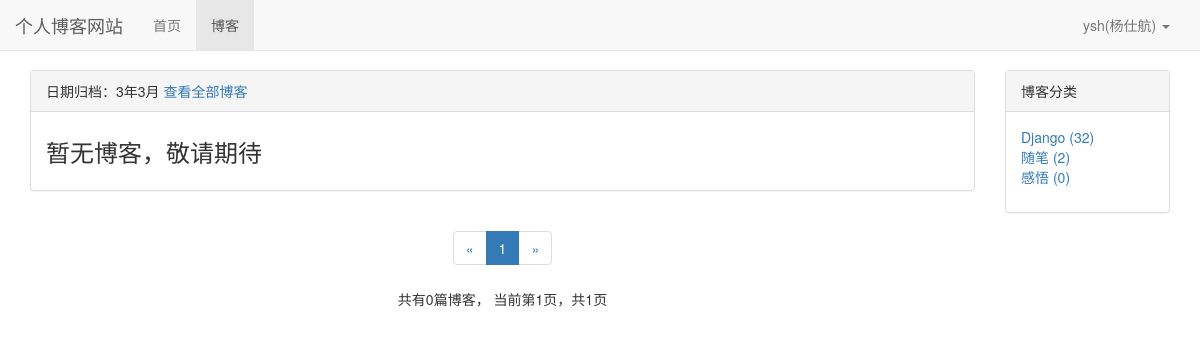
The page /blog/date/3/3 (signed in) on the database its author committed.
### user/models.py (models this page shows, shortened)
class Profile(models.Model):
    user = models.OneToOneField(User, on_delete=models.CASCADE, verbose_name='昵称')
    nickname = models.CharField(max_length=20)

### blog/models.py (models this page shows, shortened)
class BlogType(models.Model):
    type_name = models.CharField(max_length=15)

### blog/views.py (the view)
# urls.py: path('date/<int:year>/<int:month>', views.blogs_with_date, name="blogs_with_date"),
def blogs_with_date(request, year, month):
    blogs_all_list = Blog.objects.filter(created_time__year=year, created_time__month=month)
    context = get_blog_list_common_data(request, blogs_all_list)
    context['blogs_with_date'] = '%s年%s月' % (year, month)
    return render(request, 'blog/blogs_with_date.html', context)

### user/context_processors.py (called while the page is built)
def login_modal_form(request):
    return {'login_modal_form': LoginForm()}

### user/models.py (called while the page is built)
def get_nickname(self):
    if Profile.objects.filter(user=self).exists():
        profile = Profile.objects.get(user=self)
        return profile.nickname
    else:
        return ''

def has_nickname(self):
    return Profile.objects.filter(user=self).exists()

### blog/templates/blog/blogs_with_date.html (shortened to what this page needs)
{% extends 'blog/blog_list.html' %}
{% block blog_list_title %}
    日期归档：{{ blogs_with_date }}
    <a href="{% url 'blog_list' %}">查看全部博客</a>
{% endblock %}

### blog/templates/blog/blog_list.html (shortened to what this page needs)
{% extends 'base.html' %}
{% block nav_blog_active %}active{% endblock %}
{% load static %}
{% load comment_tags %}
{% load likes_tags %}
{% block header_extends %}
    <link rel="stylesheet" href="{% static 'blog/blog.css' %}">
{% endblock %}
{% block content %}
    <div class="container">
        <div class="row">
            <div class="col-xs-12 col-sm-8 col-md-9 col-lg-10">
                <div class="panel panel-default">
                    <div class="panel-heading">{% block blog_list_title %}博客列表{% endblock %}</div>
                    <div class="panel-body">
                        {% for blog in blogs %}
                            <div class="blog">
                                <h3><a href="{% url 'blog_detail' blog.pk %}">{{ blog.title }}</a></h3>
                                <p class="blog-info">
                                    <span class="glyphicon glyphicon-tag"></span> <a href="{% url 'blogs_with_type' blog.blog_type.pk %}">{{ blog.blog_type }}</a>&nbsp;&nbsp;
                                    <span class="glyphicon glyphicon-time"></span> {{ blog.created_time|date:"Y-m-d" }}&nbsp;&nbsp;
                                    阅读({{ blog.get_read_num }})&nbsp;&nbsp;
                                    评论({% get_comment_count blog %})&nbsp;&nbsp;
                                    点赞({% get_like_count blog %})
                                </p>
                                <p>{{ blog.content|striptags|truncatechars:120 }}</p>
                            </div>
                        {% empty %}
                            <div class="blog">
                                <h3>暂无博客，敬请期待</h3>
                            </div>
                        {% endfor %}
                    </div>
                </div>
                <div class="paginator">
                    <ul class="pagination">
                        <li>
                            {% if page_of_blogs.has_previous %}
                                <a href="?page={{ page_of_blogs.previous_page_number }}" aria-label="Previous">
                                    <span aria-hidden="true">&laquo;</span>
                                </a>
                            {% else %}
                                <span aria-hidden="true">&laquo;</span>
                            {% endif %}
                        </li>
                        {% for page_num in page_range %}
                            {% if page_num == page_of_blogs.number %}
                                <li class="active"><span>{{ page_num }}</span></li>
                            {% else %}
                                {% if page_num == '...' %}
                                    <li><span>{{ page_num }}</span></li>
                                {% else %}
                                    <li><a href="?page={{ page_num }}">{{ page_num }}</a></li>
                                {% endif %}
                            {% endif %}
                        {% endfor %}
                        <li>
                            {% if page_of_blogs.has_next %}
                                <a href="?page={{ page_of_blogs.next_page_number }}" aria-label="Next">
                                    <span aria-hidden="true">&raquo;</span>
                                </a>
                            {% else %}
                                <span aria-hidden="true">&raquo;</span>
                            {% endif %}
                        </li>
                    </ul>
                    <p>
                        共有{{ page_of_blogs.paginator.count }}篇博客，
                        当前第{{ page_of_blogs.number }}页，共{{ page_of_blogs.paginator.num_pages }}页
                    </p>
                </div>
            </div>
            <div class="hidden-xs col-sm-4 col-md-3 col-lg-2">
                <div class="panel panel-default">
                    <div class="panel-heading">博客分类</div>
                    <div class="panel-body">
                        <ul class="blog-types">
                            {% for blog_type in blog_types %}
                                <li>
                                    <a href="{% url 'blogs_with_type' blog_type.pk %}">
                                        {{ blog_type.type_name }} ({{ blog_type.blog_count }})
                                    </a>
                                </li>
                            {% empty %}
                                <li>暂无分类</li>
                            {% endfor %}
                        </ul>
                    </div>
                </div>
            </div>
        </div>
    </div>
{% endblock %}

### templates/base.html (shortened to what this page needs)
{% load static %}
<!DOCTYPE html>
<html lang="zh-CN">
<head>
    <link rel="stylesheet" href="{% static 'base.css' %}">
    <link rel="stylesheet" href="{% static 'bootstrap-3.3.7/css/bootstrap.min.css' %}">
    {% block header_extends %}{% endblock %}
</head>
<body>
    <div class="navbar navbar-default navbar-fixed-top" role="navigation">
        <div class="container-fluid">
            <div class="navbar-header">
                <a class="navbar-brand" href="{% url 'home' %}">个人博客网站</a>
            </div>
            <div id="navbar-collapse" class="collapse navbar-collapse">
                <ul class="nav navbar-nav">
                    <li class="{% block nav_home_active %}{% endblock %}">
                        <a href="{% url 'home' %}">首页</a>
                    </li>
                    <li class="{% block nav_blog_active %}{% endblock %}">
                        <a href="{% url 'blog_list' %}">博客</a>
                    </li>
                </ul>
                <ul class="nav navbar-nav navbar-right">
                    {% if not user.is_authenticated %}
                        <li>
                            <a href="{% url 'login' %}?from={{ request.get_full_path }}">登录</a>
                        </li>
                        <li>
                            <a href="{% url 'register' %}?from={{ request.get_full_path }}">注册</a>
                        </li>
                    {% else %}
                        <li class="dropdown">
                            <a href="#" class="dropdown-toggle" data-toggle="dropdown" role="button">
                                {% if user.has_nickname %}
                                    {{ user.username }}({{ user.get_nickname }})
                                {% else %}
                                    {{ user.username }}
                                {% endif %}
                                <span class="caret"></span>
                            </a>
                        </li>
                    {% endif %}
                </ul>
            </div>
        </div>
    </div>
    {% block content %}{% endblock %}
</body>
</html>

### static/base.css (style rules this page uses)
* { margin: 0; padding: 0; }
body { margin-top: 70px!important; }
ul { list-style-type: none!important; }
ul.navbar-right { margin-right: 0; }

### blog/static/blog/blog.css (style rules this page uses)
ul.blog-types { list-style-type: none; }
div.blog h3 { margin-top: 0.5em; }
div.paginator { text-align: center; }

### rows shown on the page
BlogType: type_name "Django", blog_count "32"
BlogType: type_name "随笔", blog_count "2"
BlogType: type_name "感悟", blog_count "0"

### other values the page prints
{{ user.username }} "ysh"
{{ user.get_nickname }} "杨仕航"
{{ blogs_with_date }} "3年3月"
{{ page_num }} "1"
{{ page_of_blogs.paginator.count }} "0"
{{ page_of_blogs.number }} "1"
{{ page_of_blogs.paginator.num_pages }} "1"
